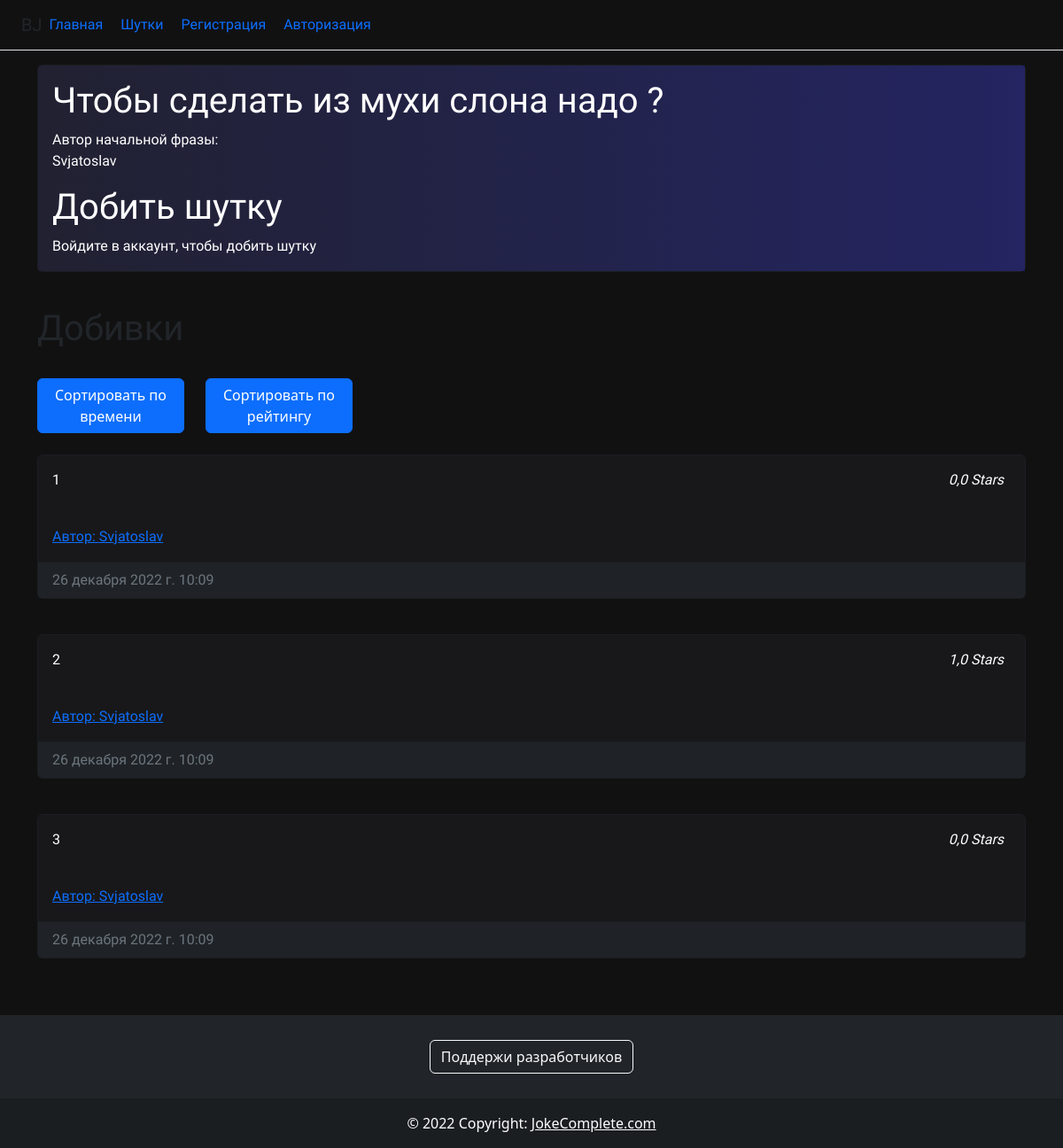
The page /jokes/2/ on the database its author committed.
### jokes/models.py (models this page shows, shortened)
class Joke(models.Model):
    title = models.CharField('Название',max_length=255)
    content = models.TextField('Описание')
    time_created = models.DateTimeField(auto_now_add=True)
    creator = models.ForeignKey(User,on_delete=models.CASCADE,verbose_name='Автор')

class Addition(models.Model):
    content = models.TextField('Текст добивки')
    joke_id = models.ForeignKey('Joke', on_delete=models.PROTECT, null=False)
    creator = models.ForeignKey(User,on_delete=models.CASCADE,verbose_name='Автор', related_name='creator')
    rating = models.FloatField(default = 0)
    time_created = models.DateTimeField(auto_now_add=True)
    marked_by_users = models.ManyToManyField(User, related_name='marked', blank=True)

### jokes/views.py (the view, shortened to what this page needs)
# urls.py: path('jokes/<int:post_id>/', views.show_post, name='post'),
def show_post(request, post_id):
    post = get_object_or_404(Joke, pk=post_id)
    print(post.time_created)
    addition = post.addition_set.all()
    error = ''
    form = AdditionsForm
    context = {
        'post': post,
        'title': post.title,
        'addition': addition,
        'form': form,
        'error': error,
    }
    return render(request, 'jokes/post.html', context)

### templates/jokes/post.html
{% extends 'jokes/base.html' %}
{% load static %}
{% block content %}
    <div class="card text-white bg-dark mb-3" style="font-family: 'Comfortaa', cursive">
      <div class="card-body" style="background: linear-gradient(to right, rgba(33,29,58,0.5), rgba(38,36,153,0.5))">
          <h1>{{ post.content }}</h1>
          Автор начальной фразы:{{ post.creator|linebreaks}}
          <h1>Добить шутку</h1>
          {% if user.is_authenticated %}
          <p class="card-text">
            <div class="form-group">
              <form method="post">
                    {% csrf_token %}
                    {{ form.title }}<br>
                    {{ form.content }}<br>
                    <button type="submit" class="btn text-white btn-primary" name="add_addition">Добить</button>
                    <span>{{ error }}</span>
              </form>
            </div>
        </p>
          {% else %}
              Войдите в аккаунт, чтобы добить шутку
          {% endif %}
      </div>
    </div>
    {% include 'jokes/post_additionlist.html' %}
    <br> <br>
{% endblock %}

### templates/jokes/post_additionlist.html (shortened to what this page needs)
{% load static %}
<br>
    <h1 style="font-family: 'Comfortaa', cursive;">Добивки</h1>
<br>
    <form method="post">
        <div class="row">
            <div class="col-sm-2">
   <button type="submit" class="btn text-white btn-primary float-end" name="sort">Сортировать по времени</button>
                   </div>
            <div class="col-sm-2">
                        <button type="submit" class="btn text-white btn-primary float-end " name="sort1">Сортировать по рейтингу</button>
                </div>
            </div>
    </form>
    {% for el in addition %}
        <br>
        <div class="card text-white bg-dark mb-3" style="font-family: 'Comfortaa', cursive">
          <div class="card-body" style="background: linear-gradient(to right, rgba(24,24,26,1), rgba(24,24,26,1))">
              <div class="row">
                <div class="col-sm-10">
                 <p>{{el.content}}</p>
                    <br>
                     {% if user ==  el.creator %}
                          <a href="{% url 'user_profile'%}">Автор: {{el.creator}}</a>
                     {% else %}
                          <a href="{% url 'profile_info' el.creator.id %}">Автор: {{el.creator}}</a>
                     {% endif %}
                </div>
                <div class="col-sm">
                <div class="float-end">
                {% if user.is_authenticated %}
                <form action="" method="post" novalidate>
                    {% csrf_token %}
                    <input type="hidden" name="name" value="{{ el.id }}">
                    <em>{{el.rating}} Stars &nbsp</em>
                    <button type="submit" class="btn btn-outline-light btn-floating" name="like-dislike-{{ el }}">
                    <div>
                    {% if user in el.marked_by_users.filter %}
                    <svg xmlns="http://www.w3.org/2000/svg" width="16" height="16" fill="currentColor" class="bi bi-star-fill" viewBox="0 0 16 16">
                      <path d="M3.612 15.443c-.386.198-.824-.149-.746-.592l.83-4.73L.173 6.765c-.329-.314-.158-.888.283-.95l4.898-.696L7.538.792c.197-.39.73-.39.927 0l2.184 4.327 4.898.696c.441.062.612.636.282.95l-3.522 3.356.83 4.73c.078.443-.36.79-.746.592L8 13.187l-4.389 2.256z"/>
                    </svg>
                    {% else %}
                    <svg xmlns="http://www.w3.org/2000/svg" width="16" height="16" fill="currentColor" class="bi bi-star" viewBox="0 0 16 16">
                      <path d="M2.866 14.85c-.078.444.36.791.746.593l4.39-2.256 4.389 2.256c.386.198.824-.149.746-.592l-.83-4.73 3.522-3.356c.33-.314.16-.888-.282-.95l-4.898-.696L8.465.792a.513.513 0 0 0-.927 0L5.354 5.12l-4.898.696c-.441.062-.612.636-.283.95l3.523 3.356-.83 4.73zm4.905-2.767-3.686 1.894.694-3.957a.565.565 0 0 0-.163-.505L1.71 6.745l4.052-.576a.525.525 0 0 0 .393-.288L8 2.223l1.847 3.658a.525.525 0 0 0 .393.288l4.052.575-2.906 2.77a.565.565 0 0 0-.163.506l.694 3.957-3.686-1.894a.503.503 0 0 0-.461 0z"/>
                    </svg>
                    {% endif %}
                    </div>
                    </button>
                    <span>{{ error }}</span>
                </form>
                {% else %}
                    <em>{{el.rating}} Stars &nbsp</em>
                {% endif %}
                    <br>
                </div>
                </div>
              </div>
          </div>
        <div class="card-footer text-muted">
            {{ el.time_created }}
        </div>
        </div>
    {% endfor %}

### rows shown on the page
Joke: content "Чтобы сделать из мухи слона надо ?", creator "Svjatoslav"
Addition: content "1", creator "Svjatoslav", rating "0,0", time_created "26 декабря 2022 г. 10:09"
Addition: content "2", creator "Svjatoslav", rating "1,0", time_created "26 декабря 2022 г. 10:09"
Addition: content "3", creator "Svjatoslav", rating "0,0", time_created "26 декабря 2022 г. 10:09"
